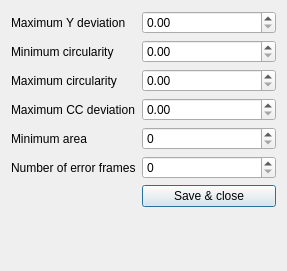
<?xml version="1.0" encoding="UTF-8"?>
<ui version="4.0">
 <class>HoleSettingsDialog</class>
 <widget class="QDialog" name="HoleSettingsDialog">
  <property name="geometry">
   <rect>
    <x>0</x>
    <y>0</y>
    <width>287</width>
    <height>271</height>
   </rect>
  </property>
  <property name="sizePolicy">
   <sizepolicy hsizetype="Fixed" vsizetype="Fixed">
    <horstretch>0</horstretch>
    <verstretch>0</verstretch>
   </sizepolicy>
  </property>
  <property name="windowTitle">
   <string>Dialog</string>
  </property>
  <layout class="QFormLayout" name="formLayout">
   <item row="0" column="0">
    <widget class="QLabel" name="label">
     <property name="text">
      <string>Maximum Y deviation</string>
     </property>
    </widget>
   </item>
   <item row="1" column="0">
    <widget class="QLabel" name="label_2">
     <property name="text">
      <string>Minimum circularity</string>
     </property>
    </widget>
   </item>
   <item row="2" column="0">
    <widget class="QLabel" name="label_3">
     <property name="text">
      <string>Maximum circularity</string>
     </property>
    </widget>
   </item>
   <item row="3" column="0">
    <widget class="QLabel" name="label_4">
     <property name="text">
      <string>Maximum CC deviation</string>
     </property>
    </widget>
   </item>
   <item row="4" column="0">
    <widget class="QLabel" name="label_5">
     <property name="text">
      <string>Minimum area</string>
     </property>
    </widget>
   </item>
   <item row="5" column="0">
    <widget class="QLabel" name="label_6">
     <property name="text">
      <string>Number of error frames</string>
     </property>
    </widget>
   </item>
   <item row="5" column="1">
    <widget class="QSpinBox" name="spnNErrorFrames"/>
   </item>
   <item row="4" column="1">
    <widget class="QSpinBox" name="spnMinArea">
     <property name="maximum">
      <number>99999</number>
     </property>
    </widget>
   </item>
   <item row="0" column="1">
    <widget class="QDoubleSpinBox" name="dspnMaxYDev"/>
   </item>
   <item row="1" column="1">
    <widget class="QDoubleSpinBox" name="dspnMinCircularity"/>
   </item>
   <item row="2" column="1">
    <widget class="QDoubleSpinBox" name="dspnMaxCircularity"/>
   </item>
   <item row="3" column="1">
    <widget class="QDoubleSpinBox" name="dspMaxCCDeviation"/>
   </item>
   <item row="6" column="1">
    <widget class="QPushButton" name="buttSaveClose">
     <property name="text">
      <string>Save &amp;&amp; close</string>
     </property>
    </widget>
   </item>
  </layout>
 </widget>
 <tabstops>
  <tabstop>dspnMaxYDev</tabstop>
  <tabstop>dspnMinCircularity</tabstop>
  <tabstop>dspnMaxCircularity</tabstop>
  <tabstop>dspMaxCCDeviation</tabstop>
  <tabstop>spnMinArea</tabstop>
  <tabstop>spnNErrorFrames</tabstop>
  <tabstop>buttSaveClose</tabstop>
 </tabstops>
 <resources/>
 <connections/>
</ui>
